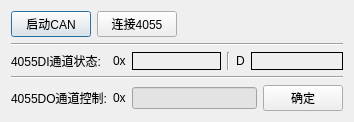
<?xml version="1.0" encoding="UTF-8"?>
<ui version="4.0">
 <class>ICAN4055Class</class>
 <widget class="QDialog" name="ICAN4055Class">
  <property name="windowModality">
   <enum>Qt::NonModal</enum>
  </property>
  <property name="geometry">
   <rect>
    <x>0</x>
    <y>0</y>
    <width>354</width>
    <height>122</height>
   </rect>
  </property>
  <property name="minimumSize">
   <size>
    <width>354</width>
    <height>122</height>
   </size>
  </property>
  <property name="maximumSize">
   <size>
    <width>354</width>
    <height>122</height>
   </size>
  </property>
  <property name="contextMenuPolicy">
   <enum>Qt::NoContextMenu</enum>
  </property>
  <property name="windowTitle">
   <string>ICAN4055</string>
  </property>
  <layout class="QGridLayout" name="gridLayout_2">
   <item row="0" column="0">
    <layout class="QVBoxLayout" name="verticalLayout">
     <item>
      <layout class="QHBoxLayout" name="horizontalLayout_5">
       <item>
        <layout class="QHBoxLayout" name="horizontalLayout_4">
         <item>
          <widget class="QPushButton" name="_Start_CAN">
           <property name="text">
            <string>启动CAN</string>
           </property>
          </widget>
         </item>
         <item>
          <widget class="QPushButton" name="_Link_CAN">
           <property name="text">
            <string>连接4055</string>
           </property>
          </widget>
         </item>
        </layout>
       </item>
       <item>
        <spacer name="horizontalSpacer">
         <property name="orientation">
          <enum>Qt::Horizontal</enum>
         </property>
         <property name="sizeHint" stdset="0">
          <size>
           <width>40</width>
           <height>20</height>
          </size>
         </property>
        </spacer>
       </item>
      </layout>
     </item>
     <item>
      <widget class="Line" name="line_2">
       <property name="orientation">
        <enum>Qt::Horizontal</enum>
       </property>
      </widget>
     </item>
     <item>
      <layout class="QGridLayout" name="gridLayout" columnstretch="0,0">
       <property name="sizeConstraint">
        <enum>QLayout::SetDefaultConstraint</enum>
       </property>
       <item row="0" column="0">
        <widget class="QLabel" name="label_2">
         <property name="text">
          <string>4055DI通道状态:</string>
         </property>
        </widget>
       </item>
       <item row="0" column="1">
        <layout class="QHBoxLayout" name="horizontalLayout_7">
         <item>
          <layout class="QHBoxLayout" name="horizontalLayout_6" stretch="0,1">
           <item>
            <widget class="QLabel" name="label_5">
             <property name="text">
              <string>0x</string>
             </property>
            </widget>
           </item>
           <item>
            <widget class="QLabel" name="label_3">
             <property name="minimumSize">
              <size>
               <width>40</width>
               <height>0</height>
              </size>
             </property>
             <property name="frameShape">
              <enum>QFrame::Box</enum>
             </property>
             <property name="frameShadow">
              <enum>QFrame::Plain</enum>
             </property>
             <property name="text">
              <string/>
             </property>
            </widget>
           </item>
          </layout>
         </item>
         <item>
          <widget class="Line" name="line">
           <property name="orientation">
            <enum>Qt::Vertical</enum>
           </property>
          </widget>
         </item>
         <item>
          <layout class="QHBoxLayout" name="horizontalLayout_3" stretch="0,1">
           <item>
            <widget class="QLabel" name="label_6">
             <property name="text">
              <string>D</string>
             </property>
            </widget>
           </item>
           <item>
            <widget class="QLabel" name="label_7">
             <property name="minimumSize">
              <size>
               <width>40</width>
               <height>0</height>
              </size>
             </property>
             <property name="frameShape">
              <enum>QFrame::Box</enum>
             </property>
             <property name="text">
              <string/>
             </property>
            </widget>
           </item>
          </layout>
         </item>
        </layout>
       </item>
       <item row="2" column="0">
        <widget class="QLabel" name="label">
         <property name="text">
          <string>4055DO通道控制:</string>
         </property>
        </widget>
       </item>
       <item row="2" column="1">
        <layout class="QHBoxLayout" name="horizontalLayout_2">
         <item>
          <layout class="QHBoxLayout" name="horizontalLayout">
           <item>
            <widget class="QLabel" name="label_4">
             <property name="text">
              <string>0x</string>
             </property>
            </widget>
           </item>
           <item>
            <widget class="QLineEdit" name="lineEdit">
             <property name="contextMenuPolicy">
              <enum>Qt::DefaultContextMenu</enum>
             </property>
             <property name="styleSheet">
              <string notr="true">
background-color: rgb(227, 227, 227);</string>
             </property>
             <property name="readOnly">
              <bool>false</bool>
             </property>
            </widget>
           </item>
          </layout>
         </item>
         <item>
          <widget class="QPushButton" name="_Change">
           <property name="text">
            <string>确定</string>
           </property>
          </widget>
         </item>
        </layout>
       </item>
       <item row="1" column="0" colspan="2">
        <widget class="Line" name="line_3">
         <property name="windowModality">
          <enum>Qt::NonModal</enum>
         </property>
         <property name="orientation">
          <enum>Qt::Horizontal</enum>
         </property>
        </widget>
       </item>
      </layout>
     </item>
    </layout>
   </item>
  </layout>
 </widget>
 <layoutdefault spacing="6" margin="11"/>
 <resources>
  <include location="ICAN4055.qrc"/>
 </resources>
 <connections/>
</ui>
